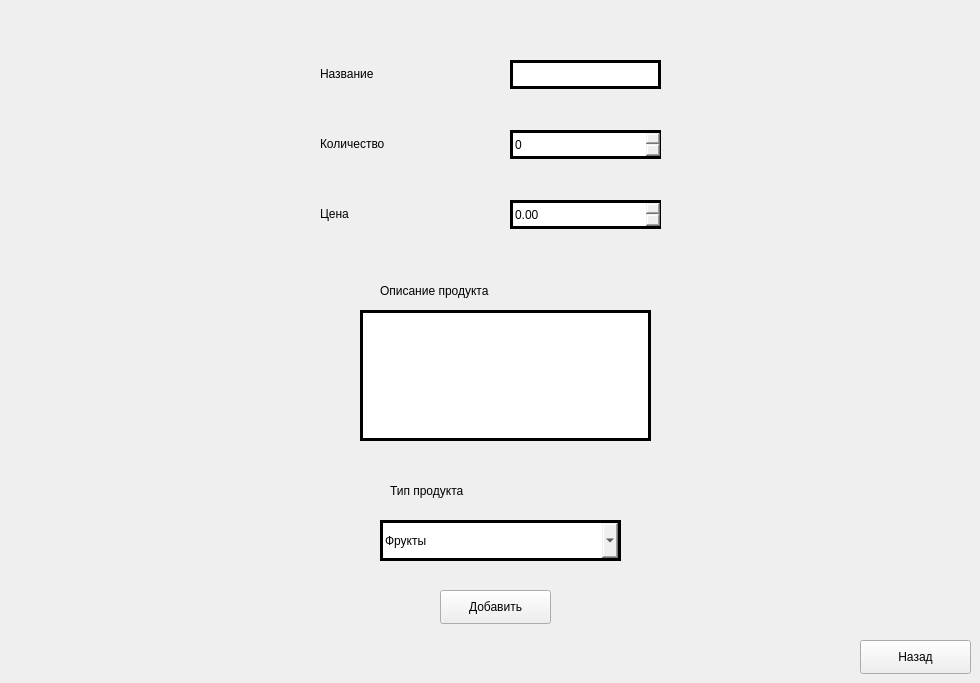
    <widget class="QWidget" name="page_6">
     <widget class="QPushButton" name="pushButton_addNewProduct_onAddingNewProduct">
      <property name="geometry">
       <rect>
        <x>440</x>
        <y>590</y>
        <width>111</width>
        <height>34</height>
       </rect>
      </property>
      <property name="text">
       <string>Добавить</string>
      </property>
     </widget>
     <widget class="QLabel" name="label_11">
      <property name="geometry">
       <rect>
        <x>320</x>
        <y>53</y>
        <width>191</width>
        <height>41</height>
       </rect>
      </property>
      <property name="styleSheet">
       <string notr="true">background-color: none;

font:18pt &quot;Simple Bold Jut Out&quot;;</string>
      </property>
      <property name="text">
       <string>Название</string>
      </property>
     </widget>
     <widget class="QLineEdit" name="lineEdit_productTitle_onAddingNewProduct">
      <property name="geometry">
       <rect>
        <x>510</x>
        <y>60</y>
        <width>151</width>
        <height>29</height>
       </rect>
      </property>
      <property name="styleSheet">
       <string notr="true">QLineEdit
{
	border: 3px solid rgb(0, 0, 0);
	border-radius: 15px;
	font: 600 10pt &quot;Segoe UI Semibold&quot;;
	background-color:none;
}</string>
      </property>
     </widget>
     <widget class="QLabel" name="label_15">
      <property name="geometry">
       <rect>
        <x>320</x>
        <y>193</y>
        <width>141</width>
        <height>41</height>
       </rect>
      </property>
      <property name="styleSheet">
       <string notr="true">background-color: none;

font:18pt &quot;Simple Bold Jut Out&quot;;</string>
      </property>
      <property name="text">
       <string>Цена</string>
      </property>
     </widget>
     <widget class="QDoubleSpinBox" name="doubleSpinBox_productCost_onAddingNewProducts">
      <property name="geometry">
       <rect>
        <x>510</x>
        <y>200</y>
        <width>151</width>
        <height>29</height>
       </rect>
      </property>
      <property name="styleSheet">
       <string notr="true">
	border: 3px solid rgb(0, 0, 0);

	font: 600 10pt &quot;Segoe UI Semibold&quot;;
	background-color:none;
</string>
      </property>
     </widget>
     <widget class="QPlainTextEdit" name="plainTextEdit_productDescription_onAddingNewProduct">
      <property name="geometry">
       <rect>
        <x>360</x>
        <y>310</y>
        <width>291</width>
        <height>131</height>
       </rect>
      </property>
      <property name="styleSheet">
       <string notr="true">
	border: 3px solid rgb(0, 0, 0);

	font: 600 10pt &quot;Segoe UI Semibold&quot;;
	background-color:none;</string>
      </property>
     </widget>
     <widget class="QComboBox" name="comboBox_productType_onAddingNewProduct">
      <property name="geometry">
       <rect>
        <x>380</x>
        <y>520</y>
        <width>241</width>
        <height>41</height>
       </rect>
      </property>
      <property name="styleSheet">
       <string notr="true">
	border: 3px solid rgb(0, 0, 0);

	font: 600 10pt &quot;Segoe UI Semibold&quot;;
	background-color:none;
</string>
      </property>
      <item>
       <property name="text">
        <string>Фрукты</string>
       </property>
      </item>
      <item>
       <property name="text">
        <string>Овощи</string>
       </property>
      </item>
      <item>
       <property name="text">
        <string>Мясо</string>
       </property>
      </item>
      <item>
       <property name="text">
        <string>Напитки</string>
       </property>
      </item>
      <item>
       <property name="text">
        <string>Десерты</string>
       </property>
      </item>
      <item>
       <property name="text">
        <string>Молочные и кисломолочные продукты</string>
       </property>
      </item>
      <item>
       <property name="text">
        <string>Готовые блюда (заморозка)</string>
       </property>
      </item>
      <item>
       <property name="text">
        <string>Специи</string>
       </property>
      </item>
      <item>
       <property name="text">
        <string>Другое</string>
       </property>
      </item>
     </widget>
     <widget class="QLabel" name="label_19">
      <property name="geometry">
       <rect>
        <x>380</x>
        <y>270</y>
        <width>251</width>
        <height>41</height>
       </rect>
      </property>
      <property name="styleSheet">
       <string notr="true">background-color: none;

font:14pt &quot;Simple Bold Jut Out&quot;;</string>
      </property>
      <property name="text">
       <string>Описание продукта</string>
      </property>
     </widget>
     <widget class="QLabel" name="label_20">
      <property name="geometry">
       <rect>
        <x>390</x>
        <y>470</y>
        <width>251</width>
        <height>41</height>
       </rect>
      </property>
      <property name="styleSheet">
       <string notr="true">background-color: none;

font:18pt &quot;Simple Bold Jut Out&quot;;</string>
      </property>
      <property name="text">
       <string>Тип продукта</string>
      </property>
     </widget>
     <widget class="QPushButton" name="pushButton_backToAdminPanel_onAddingNewProduct">
      <property name="geometry">
       <rect>
        <x>860</x>
        <y>640</y>
        <width>111</width>
        <height>34</height>
       </rect>
      </property>
      <property name="text">
       <string>Назад</string>
      </property>
     </widget>
     <widget class="QLabel" name="label_14">
      <property name="geometry">
       <rect>
        <x>320</x>
        <y>123</y>
        <width>171</width>
        <height>41</height>
       </rect>
      </property>
      <property name="styleSheet">
       <string notr="true">background-color: none;

font:16pt &quot;Simple Bold Jut Out&quot;;</string>
      </property>
      <property name="text">
       <string>Количество</string>
      </property>
     </widget>
     <widget class="QSpinBox" name="spinBox_productQuantity_onAddingNewProducts">
      <property name="geometry">
       <rect>
        <x>510</x>
        <y>130</y>
        <width>151</width>
        <height>29</height>
       </rect>
      </property>
      <property name="styleSheet">
       <string notr="true">QSpinBox
{
	border: 3px solid rgb(0, 0, 0);

	font: 600 10pt &quot;Segoe UI Semibold&quot;;
	background-color:none;
}</string>
      </property>
     </widget>
    </widget>
